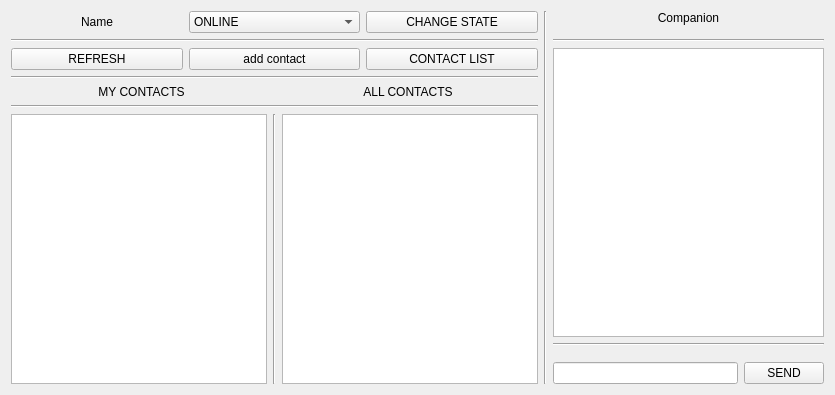
<?xml version="1.0" encoding="UTF-8"?>
<ui version="4.0">
 <class>CHAT</class>
 <widget class="QWidget" name="CHAT">
  <property name="geometry">
   <rect>
    <x>0</x>
    <y>0</y>
    <width>835</width>
    <height>395</height>
   </rect>
  </property>
  <property name="windowTitle">
   <string>Form</string>
  </property>
  <layout class="QHBoxLayout" name="horizontalLayout_7">
   <item>
    <layout class="QHBoxLayout" name="horizontalLayout_6">
     <item>
      <layout class="QVBoxLayout" name="verticalLayout_4">
       <item>
        <layout class="QHBoxLayout" name="horizontalLayout_2">
         <item>
          <widget class="QLabel" name="NickName">
           <property name="sizePolicy">
            <sizepolicy hsizetype="Expanding" vsizetype="Preferred">
             <horstretch>0</horstretch>
             <verstretch>0</verstretch>
            </sizepolicy>
           </property>
           <property name="text">
            <string>Name</string>
           </property>
           <property name="alignment">
            <set>Qt::AlignCenter</set>
           </property>
          </widget>
         </item>
         <item>
          <widget class="QComboBox" name="Status">
           <property name="sizePolicy">
            <sizepolicy hsizetype="MinimumExpanding" vsizetype="Minimum">
             <horstretch>0</horstretch>
             <verstretch>0</verstretch>
            </sizepolicy>
           </property>
           <item>
            <property name="text">
             <string>ONLINE</string>
            </property>
           </item>
           <item>
            <property name="text">
             <string>OFFLINE</string>
            </property>
           </item>
           <item>
            <property name="text">
             <string>BUSY</string>
            </property>
           </item>
          </widget>
         </item>
         <item>
          <widget class="QPushButton" name="ChangeState">
           <property name="sizePolicy">
            <sizepolicy hsizetype="Expanding" vsizetype="Fixed">
             <horstretch>0</horstretch>
             <verstretch>0</verstretch>
            </sizepolicy>
           </property>
           <property name="text">
            <string>CHANGE STATE</string>
           </property>
          </widget>
         </item>
        </layout>
       </item>
       <item>
        <widget class="Line" name="line_2">
         <property name="orientation">
          <enum>Qt::Horizontal</enum>
         </property>
        </widget>
       </item>
       <item>
        <layout class="QHBoxLayout" name="horizontalLayout_3">
         <item>
          <widget class="QPushButton" name="Refresh">
           <property name="sizePolicy">
            <sizepolicy hsizetype="Expanding" vsizetype="Preferred">
             <horstretch>0</horstretch>
             <verstretch>0</verstretch>
            </sizepolicy>
           </property>
           <property name="text">
            <string>REFRESH</string>
           </property>
          </widget>
         </item>
         <item>
          <layout class="QVBoxLayout" name="verticalLayout_3">
           <item>
            <widget class="QPushButton" name="AddContact">
             <property name="sizePolicy">
              <sizepolicy hsizetype="Expanding" vsizetype="Fixed">
               <horstretch>0</horstretch>
               <verstretch>0</verstretch>
              </sizepolicy>
             </property>
             <property name="text">
              <string>add contact</string>
             </property>
            </widget>
           </item>
          </layout>
         </item>
         <item>
          <widget class="QPushButton" name="GetContactList">
           <property name="enabled">
            <bool>true</bool>
           </property>
           <property name="sizePolicy">
            <sizepolicy hsizetype="Expanding" vsizetype="Minimum">
             <horstretch>0</horstretch>
             <verstretch>0</verstretch>
            </sizepolicy>
           </property>
           <property name="text">
            <string>CONTACT LIST</string>
           </property>
          </widget>
         </item>
        </layout>
       </item>
       <item>
        <widget class="Line" name="line_7">
         <property name="orientation">
          <enum>Qt::Horizontal</enum>
         </property>
        </widget>
       </item>
       <item>
        <layout class="QHBoxLayout" name="horizontalLayout_5">
         <item>
          <widget class="QLabel" name="label">
           <property name="text">
            <string>MY CONTACTS</string>
           </property>
           <property name="alignment">
            <set>Qt::AlignCenter</set>
           </property>
          </widget>
         </item>
         <item>
          <widget class="QLabel" name="label_2">
           <property name="text">
            <string>ALL CONTACTS</string>
           </property>
           <property name="alignment">
            <set>Qt::AlignCenter</set>
           </property>
          </widget>
         </item>
        </layout>
       </item>
       <item>
        <widget class="Line" name="line_6">
         <property name="orientation">
          <enum>Qt::Horizontal</enum>
         </property>
        </widget>
       </item>
       <item>
        <layout class="QHBoxLayout" name="horizontalLayout_4">
         <item>
          <widget class="QListWidget" name="MyContactList">
           <property name="sizePolicy">
            <sizepolicy hsizetype="Expanding" vsizetype="Expanding">
             <horstretch>0</horstretch>
             <verstretch>0</verstretch>
            </sizepolicy>
           </property>
          </widget>
         </item>
         <item>
          <widget class="Line" name="line_5">
           <property name="orientation">
            <enum>Qt::Vertical</enum>
           </property>
          </widget>
         </item>
         <item>
          <widget class="QListWidget" name="AllContacts"/>
         </item>
        </layout>
       </item>
      </layout>
     </item>
     <item>
      <widget class="Line" name="line">
       <property name="orientation">
        <enum>Qt::Vertical</enum>
       </property>
      </widget>
     </item>
     <item>
      <layout class="QVBoxLayout" name="verticalLayout_2">
       <item>
        <layout class="QVBoxLayout" name="verticalLayout">
         <item>
          <widget class="QLabel" name="Companion">
           <property name="text">
            <string>Companion</string>
           </property>
           <property name="alignment">
            <set>Qt::AlignCenter</set>
           </property>
          </widget>
         </item>
         <item>
          <spacer name="verticalSpacer">
           <property name="orientation">
            <enum>Qt::Vertical</enum>
           </property>
           <property name="sizeType">
            <enum>QSizePolicy::Fixed</enum>
           </property>
           <property name="sizeHint" stdset="0">
            <size>
             <width>20</width>
             <height>8</height>
            </size>
           </property>
          </spacer>
         </item>
         <item>
          <widget class="Line" name="line_3">
           <property name="orientation">
            <enum>Qt::Horizontal</enum>
           </property>
          </widget>
         </item>
         <item>
          <widget class="QTextEdit" name="messages">
           <property name="readOnly">
            <bool>true</bool>
           </property>
          </widget>
         </item>
         <item>
          <widget class="Line" name="line_4">
           <property name="orientation">
            <enum>Qt::Horizontal</enum>
           </property>
          </widget>
         </item>
         <item>
          <spacer name="verticalSpacer_2">
           <property name="orientation">
            <enum>Qt::Vertical</enum>
           </property>
           <property name="sizeType">
            <enum>QSizePolicy::Fixed</enum>
           </property>
           <property name="sizeHint" stdset="0">
            <size>
             <width>20</width>
             <height>10</height>
            </size>
           </property>
          </spacer>
         </item>
        </layout>
       </item>
       <item>
        <layout class="QHBoxLayout" name="horizontalLayout">
         <item>
          <widget class="QLineEdit" name="msg"/>
         </item>
         <item>
          <widget class="QPushButton" name="SEND">
           <property name="text">
            <string>SEND</string>
           </property>
          </widget>
         </item>
        </layout>
       </item>
      </layout>
     </item>
    </layout>
   </item>
  </layout>
 </widget>
 <resources/>
 <connections/>
</ui>
